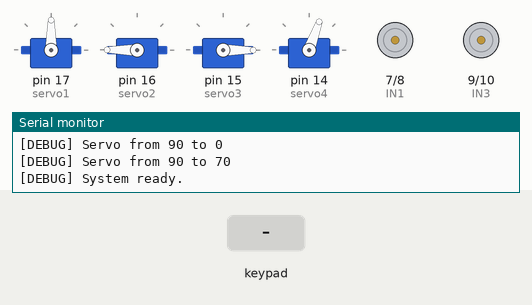
Recording of a sketch running on a simulated Arduino Uno, built with avr-gcc and run on an emulated ATmega328P. Shown: 4 × servo, motor-driver pin pairs drawn as motors (green arrow = first pin HIGH = forward, orange = second pin HIGH = backward, longer = more drive, scaled by the enable pin), the last lines printed to the serial monitor. The test bench sets the inputs (shaded band).

Above: at 3.5 s.
3.6 s: key 'T' pressed
At 4.6 s:
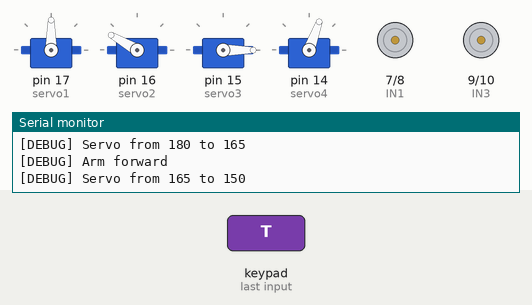
5.4 s: key 'U' pressed
At 5.6 s:
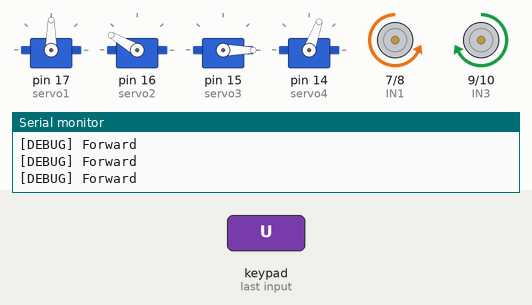
7.3 s: key 'D' pressed
At 7.52 s:
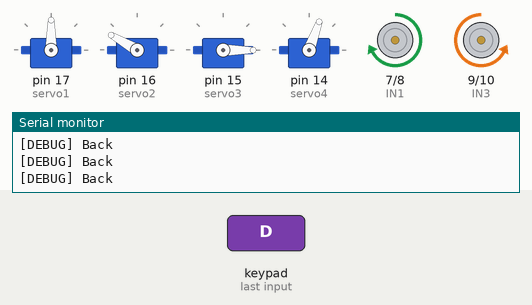
9.2 s: key 'L' pressed
At 9.44 s:
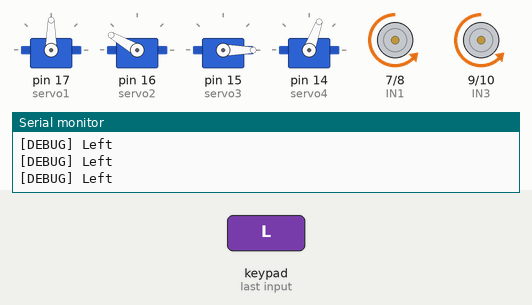
11.1 s: key 'R' pressed
At 11.3 s:
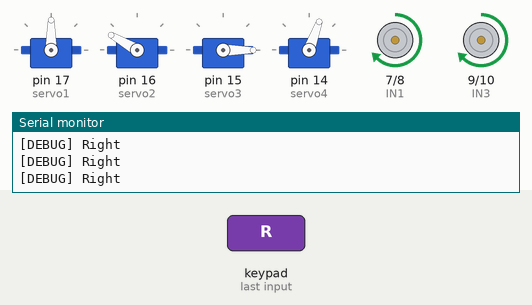
13.0 s: key 'X' pressed
At 13.28 s:
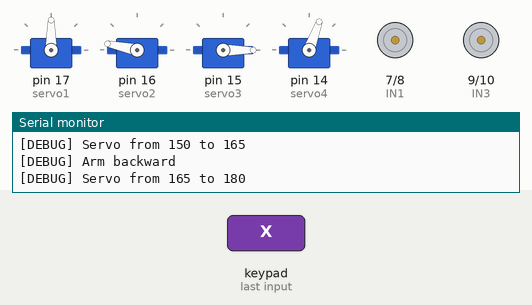
Timing chart, 0 to 15.8 s (numbered marks = the images above; inputs shaded):
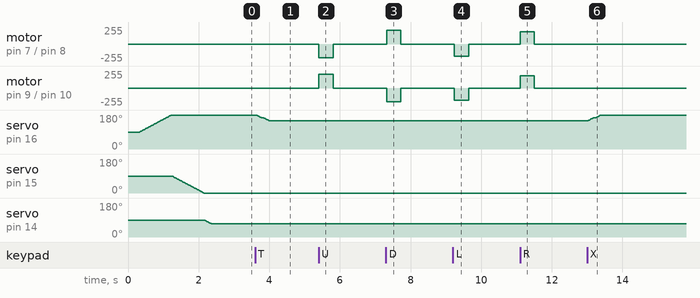

The sketch:

RemoteControlledCar.ino
```cpp
/*******************************************************************************
 * Robot Arm Control with PS2 Controller
 *
 * This program controls a robot with:
 * - 4-wheel base movement using L298N motor driver
 * - 4-DOF robotic arm using servos:
 *   - Base rotation (servo1)
 *   - Forward/backward (servo2)
 *   - Up/down (servo3)
 *   - Gripper (servo4)
 *
 * Controls:
 * - D-pad: Robot movement (forward/back/left/right)
 * - Square/Circle: Rotate base left/right
 * - Triangle/Cross: Move arm forward/backward
 * - L1/R1: Lower/raise arm
 * - L2/R2: Grip/release
 * - Right analog stick: Adjust motor speed
 * - START: Reset arm position
 *******************************************************************************/

#include <PS2X_lib.h>
#include <Servo.h>

/************************** PIN DEFINITIONS **************************/
// PS2 Controller Pins
#define PS2_DAT 5 // Data pin
#define PS2_CMD 4 // Command pin
#define PS2_SEL 3 // Select pin
#define PS2_CLK 2 // Clock pin

// L298N Motor Driver Pins
#define ENA 6  // Enable motor A
#define IN1 7  // Motor A input 1
#define IN2 8  // Motor A input 2
#define IN3 9  // Motor B input 1
#define IN4 10 // Motor B input 2
#define ENB 11 // Enable motor B

/************************** CONSTANTS *******************************/
// Motor Constants
#define MOTOR_SPEED_INIT 205 // Initial motor speed (0-255)
#define MOTOR_SPEED_STEP 10  // Speed adjustment step
#define SERVO_DELAY 10       // Delay between servo movements (ms)

// PS2 Controller Configuration
#define PRESSURES false // Analog button pressures
#define RUMBLE false    // Controller rumble

// Servo Default Positions
#define BASE_CENTER 90    // Center position for base rotation (0-180)
#define ARM_BACK 180      // Default backward position (60-180)
#define ARM_DOWN 0        // Lowest arm position (0-90)
#define GRIPPER_CLOSED 70 // Closed gripper position (80-180)
#define GRIPPER_OPEN 180  // Open gripper position

// Servo Movement Limits
#define BASE_STEP 15     // Degrees to move for base rotation
#define ARM_STEP 15      // Degrees to move for arm forward/back
#define ARM_MIN_ANGLE 90 // Minimum angle for arm forward/back

/************************** GLOBAL VARIABLES ***********************/
PS2X ps2x;     // PS2 controller object
int error = 0; // Controller error status
byte type = 0; // Controller type

// Servo objects and their angles
Servo servo1; // Base rotation servo
Servo servo2; // Forward/back servo
Servo servo3; // Up/down servo
Servo servo4; // Gripper servo

// Current servo angles (initialized to default positions)
int angle1 = BASE_CENTER;    // Base rotation (0-180)
int angle2 = ARM_BACK;       // Forward/back (60-180)
int angle3 = ARM_DOWN;       // Up/down (0-90)
int angle4 = GRIPPER_CLOSED; // Gripper (80-180)

int motorSpeed = MOTOR_SPEED_INIT;

/************************** UTILITY FUNCTIONS **********************/
void debug(String msg)
{
  Serial.println("[DEBUG] " + msg);
}

/*
 * Smoothly moves a servo from current position to target position
 * to prevent jerky movements that could damage the servo
 */
void moveServoSmooth(Servo &servo, int target)
{
  int current = servo.read();
  debug("Servo from " + String(current) + " to " + String(target));

  if (current < target)
  {
    for (int i = current; i <= target; i++)
    {
      servo.write(i);
      delay(SERVO_DELAY);
    }
  }
  else
  {
    for (int i = current; i >= target; i--)
    {
      servo.write(i);
      delay(SERVO_DELAY);
    }
  }
}

/************************** SETUP FUNCTION ************************/
void setup()
{
  Serial.begin(57600);
  delay(300); // Allow time for serial to initialize

  // Initialize PS2 controller
  error = ps2x.config_gamepad(PS2_CLK, PS2_CMD, PS2_SEL, PS2_DAT, PRESSURES, RUMBLE);
  if (error == 0)
  {
    Serial.println("Found Controller, configured successful");
  }
  else
  {
    Serial.println("Error connecting to controller");
    return;
  }

  // Identify controller type
  type = ps2x.readType();
  switch (type)
  {
  case 0:
    Serial.println("Unknown Controller type");
    break;
  case 1:
    Serial.println("DualShock Controller Found");
    break;
  }

  // Initialize and position servos
  servo1.attach(17); // Base rotation xanh
  servo2.attach(16); // Forward/back vang
  servo3.attach(15); // Up/down cam
  servo4.attach(14); // Gripper bien

  // Move servos to initial position
  resetArm();

  // Initialize motor control pins
  pinMode(ENA, OUTPUT);
  pinMode(ENB, OUTPUT);
  pinMode(IN1, OUTPUT);
  pinMode(IN2, OUTPUT);
  pinMode(IN3, OUTPUT);
  pinMode(IN4, OUTPUT);

  debug("System ready.");
}

/************************** MAIN LOOP ****************************/
void loop()
{
  if (error != 0)
    return;

  ps2x.read_gamepad();

  // Robot Base Movement Control (D-pad)
  if (ps2x.Button(PSB_PAD_UP))
  {
    debug("Forward");
    forward();
  }
  else if (ps2x.Button(PSB_PAD_DOWN))
  {
    debug("Back");
    back();
  }
  else if (ps2x.Button(PSB_PAD_LEFT))
  {
    debug("Left");
    left();
  }
  else if (ps2x.Button(PSB_PAD_RIGHT))
  {
    debug("Right");
    right();
  }
  else
  {
    stopMotors();
  }

  if (ps2x.Button(PSB_SQUARE))
  {
    left();
  }
  if (ps2x.Button(PSB_CIRCLE))
  {
    right();
  }
  if (ps2x.Button(PSB_PAD_UP) && ps2x.Button(PSB_SQUARE))
  {
    debug("Straight Left");
    straightLeft();
  }
  if (ps2x.Button(PSB_PAD_UP) && ps2x.Button(PSB_CIRCLE))
  {
    debug("Straight Right");
    straightRight();
  }
  // Arm Forward/Back Control (Triangle/Cross)
  if (ps2x.Button(PSB_TRIANGLE))
  {
    debug("Arm forward");
    moveArmForward();
  }
  if (ps2x.Button(PSB_CROSS))
  {
    debug("Arm backward");
    moveArmBackward();
  }

  // Arm Height Control (L1/R1)
  if (ps2x.Button(PSB_L1))
  {
    debug("Lower arm");
    lowerArm();
  }
  if (ps2x.Button(PSB_R1))
  {
    debug("Raise arm");
    raiseArm();
  }

  // Gripper Control (L2/R2)
  if (ps2x.Button(PSB_L2))
  {
    debug("Grip");
    gripBall();
  }
  if (ps2x.Button(PSB_R2))
  {
    debug("Release");
    releaseBall();
  }

  // Reset Control (START)
  if (ps2x.Button(PSB_START))
  {
    debug("Reset all");
    resetArm();
    stopMotors();
  }

  // Motor Speed Control (Right analog stick)
  int ry = ps2x.Analog(PSS_RY);
  if (ry < 100)
  { // Stick up
    increaseMotorSpeed();
  }
  else if (ry > 200)
  { // Stick down
    decreaseMotorSpeed();
  }

  delay(50); // Small delay to prevent overwhelming the controller
}

/************************** MOVEMENT FUNCTIONS *******************/
void forward()
{
  analogWrite(ENA, motorSpeed);
  analogWrite(ENB, motorSpeed);
  digitalWrite(IN1, LOW);
  digitalWrite(IN2, HIGH);
  digitalWrite(IN3, HIGH);
  digitalWrite(IN4, LOW);
}

void back()
{
  analogWrite(ENA, motorSpeed);
  analogWrite(ENB, motorSpeed);
  digitalWrite(IN1, HIGH);
  digitalWrite(IN2, LOW);
  digitalWrite(IN3, LOW);
  digitalWrite(IN4, HIGH);
}

void left()
{
  analogWrite(ENA, motorSpeed - 20);
  analogWrite(ENB, motorSpeed - 20);
  digitalWrite(IN1, LOW);
  digitalWrite(IN2, HIGH);
  digitalWrite(IN3, LOW);
  digitalWrite(IN4, HIGH);
}

void right()
{
  analogWrite(ENA, motorSpeed - 20);
  analogWrite(ENB, motorSpeed - 20);
  digitalWrite(IN1, HIGH);
  digitalWrite(IN2, LOW);
  digitalWrite(IN3, HIGH);
  digitalWrite(IN4, LOW);
}

void stopMotors()
{
  digitalWrite(IN1, LOW);
  digitalWrite(IN2, LOW);
  digitalWrite(IN3, LOW);
  digitalWrite(IN4, LOW);
}

/************************** ARM CONTROL FUNCTIONS ***************/
void resetArm()
{
  angle1 = BASE_CENTER;
  angle2 = ARM_BACK;
  angle3 = ARM_DOWN;
  angle4 = GRIPPER_CLOSED;

  moveServoSmooth(servo1, angle1);
  moveServoSmooth(servo2, angle2);
  moveServoSmooth(servo3, angle3);
  moveServoSmooth(servo4, angle4);
}

void rotateBaseLeft()
{
  angle1 = min(180, angle1 + BASE_STEP);
  moveServoSmooth(servo1, angle1);
}

void rotateBaseRight()
{
  angle1 = max(0, angle1 - BASE_STEP);
  moveServoSmooth(servo1, angle1);
}

void moveArmForward()
{
  angle2 = max(ARM_MIN_ANGLE, angle2 - ARM_STEP);
  moveServoSmooth(servo2, angle2);
}

void moveArmBackward()
{
  angle2 = min(180, angle2 + ARM_STEP);
  moveServoSmooth(servo2, angle2);
}

void lowerArm()
{
  angle3 = max(0, angle3 - 5);
  moveServoSmooth(servo3, angle3);
}

void raiseArm()
{
  angle3 = min(40, angle3 + 5);
  moveServoSmooth(servo3, angle3);
}

void gripBall()
{
  angle4 = 70;
  moveServoSmooth(servo4, angle4);
}

void releaseBall()
{
  angle4 = 180;
  moveServoSmooth(servo4, angle4);
}

void increaseMotorSpeed()
{
  motorSpeed = min(255, motorSpeed + MOTOR_SPEED_STEP);
  debug("Motor speed: " + String(motorSpeed));
}

void decreaseMotorSpeed()
{
  motorSpeed = max(0, motorSpeed - MOTOR_SPEED_STEP);
  debug("Motor speed: " + String(motorSpeed));
}

void straightLeft() {
  analogWrite(ENA, motorSpeed);  // Only move motor A
  digitalWrite(IN1, LOW);
  digitalWrite(IN2, HIGH);
  digitalWrite(IN3, LOW);  // Stop motor B
  digitalWrite(IN4, LOW);
}

void straightRight() {
  analogWrite(ENB, motorSpeed);  // Only move motor B
  digitalWrite(IN1, LOW);  // Stop motor A
  digitalWrite(IN2, LOW);
  digitalWrite(IN3, HIGH);
  digitalWrite(IN4, LOW);
}
```

Measured:
- after the input at 3.6 s, servo on pin 16 (servo2): moves from 180° to 150° over 0.35 s, starting at once
- after the input at 5.4 s, motor on pin 7 (IN1) / pin 8 (IN2): stopped → backward 205/255 at once, → stopped 0.40 s later; motor on pin 9 (IN3) / pin 10 (IN4): stopped → forward 205/255 at once, → stopped 0.40 s later
- after the input at 7.3 s, motor on pin 7 (IN1) / pin 8 (IN2): stopped → forward 205/255 at once, → stopped 0.40 s later; motor on pin 9 (IN3) / pin 10 (IN4): stopped → backward 205/255 at once, → stopped 0.40 s later
- after the input at 9.2 s, motor on pin 7 (IN1) / pin 8 (IN2), motor on pin 9 (IN3) / pin 10 (IN4): stopped → backward 185/255 at once, → stopped 0.40 s later
- after the input at 11.1 s, motor on pin 7 (IN1) / pin 8 (IN2), motor on pin 9 (IN3) / pin 10 (IN4): stopped → forward 185/255 at once, → stopped 0.40 s later
- after the input at 13.0 s, servo on pin 16 (servo2): moves from 150° to 180° over 0.35 s, starting at once
